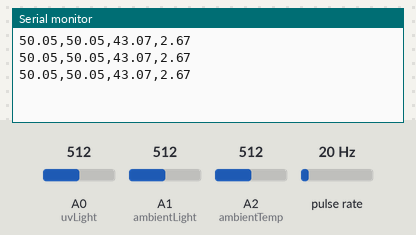
Bench run of a sketch on a simulated Arduino Uno, built with avr-gcc and run on an emulated ATmega328P. On the bench: the last lines printed to the serial monitor. Wiring (inferred from the names in the program): pulse sensor: data pin 9. The test bench sets the inputs (shaded band); at power-on: pulse rate 20 Hz, A0 (uvLight) = 512, A1 (ambientLight) = 512, A2 (ambientTemp) = 512.

Above: at 1.2 s.
1.3 s: pulse rate (sensor on pin 9) set to 4 Hz
At 2.6 s:
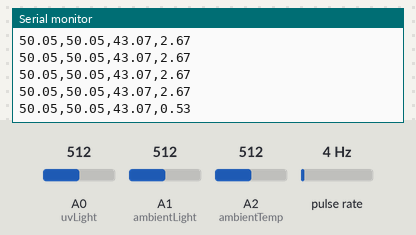
2.8 s: A0 (uvLight) set to 716
At 3.4 s:
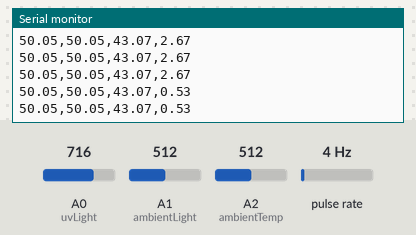
4.3 s: A1 (ambientLight) set to 716
At 5.0 s:
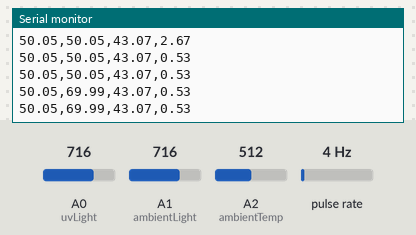
5.8 s: A2 (ambientTemp) set to 716
At 6.5 s:
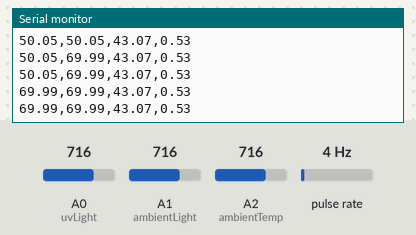
7.3 s: pulse rate (sensor on pin 9) set to 50 Hz
At 7.54 s:
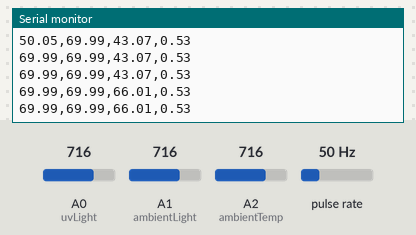
8.8 s: A0 (uvLight) set to 992
At 8.84 s:
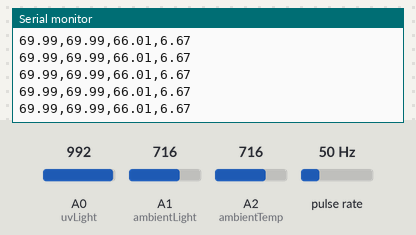
Timing chart, 0 to 11.3 s (numbered marks = the images above; inputs shaded):
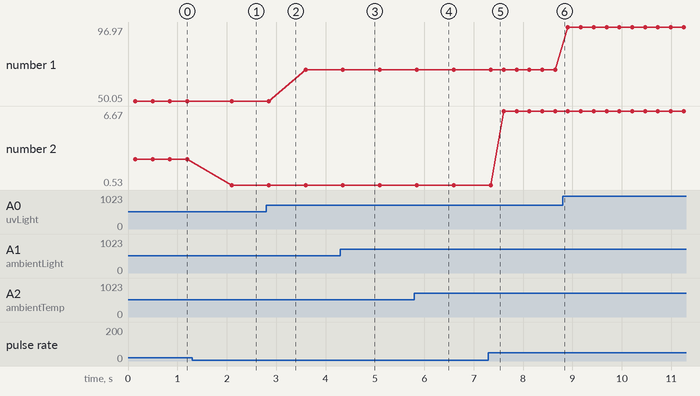

The sketch:

Capstone_Code.ino
```cpp
#include <math.h>

// --- Pins ---
const int uvLight      = A0;   // Sunshine UV sensor (0–3.3 V only)
const int ambientLight = A1;   // Ambient light sensor (0–3.3 V only)
const int ambientTemp  = A2;   // Thermistor divider (0–3.3 V only)
const int flowSensor   = 9;    // Flow sensor (open collector to GND, use pull-up)

// --- Constants ---
const float aMax          = 1023.0;   // max ADC count
const float supplyVoltage = 3.3;      // MKR WAN analog reference
const float Rfixed        = 4700.0;   // fixed resistor in thermistor divider
const float Beta          = 3950.0;   // B-value of thermistor
const float R0            = 10000.0;  // thermistor resistance at T0
const float T0            = 25.0 + 273.15; // K

void setup() {
  Serial.begin(9600);

  // For SAMD boards: wait for Serial to come up when USB connected
  while (!Serial) {
    ; // wait
  }

  pinMode(flowSensor, INPUT_PULLUP);  // assumes sensor pulls LOW when pulsing
}

void loop() {
  // --- Read sensors ---
  float amb  = ambientLightP();
  float uv   = uvP();
  float temp = temperature();
  float flow = flowValue();

  // --- Send CSV line: ambient,uv,temp,flow ---
  Serial.print(amb);   Serial.print(',');
  Serial.print(uv);    Serial.print(',');
  Serial.print(temp);  Serial.print(',');
  Serial.println(flow);

  delay(200); // 5 Hz
}

// --- Analog Sensors ---

float ambientLightP() {
  // percentage of full scale
  float raw = (float)analogRead(ambientLight);
  return (raw * 100.0) / aMax;
}

float uvP() {
  float raw = (float)analogRead(uvLight);
  return (raw * 100.0) / aMax;
}

float temperature() {
  float val = (float)analogRead(ambientTemp);

  // voltage at the divider node
  float v = (val * supplyVoltage) / aMax;  // 0–3.3 V

  // protect against division-by-zero if v is 0
  if (v <= 0.0001) {
    return NAN;
  }

  // assuming thermistor is on top and Rfixed to GND,
  // and we measure Vout at their junction
  float Rtherm = (supplyVoltage - v) * Rfixed / v;

  // protect against bad resistance before log()
  if (Rtherm <= 0) {
    return NAN;
  }

  // Beta-equation version of Steinhart–Hart
  float invT = (1.0 / T0) + (1.0 / Beta) * log(Rtherm / R0);
  float T    = (1.0 / invT) - 273.15; // °C

  return T;
}

// --- Flow Sensor ---

float flowValue() {
  const unsigned long timeout = 1000000UL; // 1 s timeout

  // High and low pulse durations (microseconds)
  unsigned long dHigh = pulseIn(flowSensor, HIGH, timeout);
  unsigned long dLow  = pulseIn(flowSensor, LOW,  timeout);

  if (dHigh == 0 || dLow == 0) {
    // no pulses in timeout window -> treat as 0 flow
    return 0.0;
  }

  unsigned long flowPeriod = dHigh + dLow;         // total period in µs
  float flowF = 1000000.0 / (float)flowPeriod;     // Hz

  //7.5 Hz per L/min
  return flowF / 7.5;  // L/min
}
```

Measured:
- after the input at 1.3 s, the serial monitor: prints a new line after 0.80 s (image 1)
- plotted number 1: 50.05 → 69.99 after the input at 2.8 s, 69.99 → 96.97 after the input at 8.8 s
- plotted number 2: 2.67 → 0.53 after the input at 1.3 s, 0.53 → 6.67 after the input at 7.3 s
